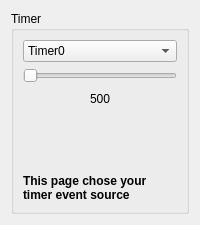
          <widget class="QWidget" name="System_Timer">
           <layout class="QVBoxLayout" name="verticalLayout_5">
            <item>
             <widget class="QGroupBox" name="Timer">
              <property name="title">
               <string>Timer</string>
              </property>
              <property name="flat">
               <bool>true</bool>
              </property>
              <layout class="QVBoxLayout" name="verticalLayout_10">
               <item>
                <widget class="QComboBox" name="Timer_Source_Para0_Num">
                 <item>
                  <property name="text">
                   <string>Timer0</string>
                  </property>
                  <property name="icon">
                   <iconset>
                    <normaloff>:/Menu/rc/Menu/alarm.png</normaloff>:/Menu/rc/Menu/alarm.png</iconset>
                  </property>
                 </item>
                </widget>
               </item>
               <item>
                <widget class="QSlider" name="Timer_TriggerTime_Para1_Num">
                 <property name="minimum">
                  <number>500</number>
                 </property>
                 <property name="maximum">
                  <number>60000</number>
                 </property>
                 <property name="singleStep">
                  <number>10</number>
                 </property>
                 <property name="orientation">
                  <enum>Qt::Horizontal</enum>
                 </property>
                 <property name="invertedAppearance">
                  <bool>false</bool>
                 </property>
                 <property name="invertedControls">
                  <bool>true</bool>
                 </property>
                </widget>
               </item>
               <item>
                <layout class="QHBoxLayout" name="horizontalLayout_10">
                 <item>
                  <spacer name="horizontalSpacer">
                   <property name="orientation">
                    <enum>Qt::Horizontal</enum>
                   </property>
                   <property name="sizeHint" stdset="0">
                    <size>
                     <width>61</width>
                     <height>20</height>
                    </size>
                   </property>
                  </spacer>
                 </item>
                 <item>
                  <widget class="QLabel" name="TimerVauleLabel">
                   <property name="text">
                    <string>500</string>
                   </property>
                  </widget>
                 </item>
                 <item>
                  <spacer name="horizontalSpacer_2">
                   <property name="orientation">
                    <enum>Qt::Horizontal</enum>
                   </property>
                   <property name="sizeHint" stdset="0">
                    <size>
                     <width>61</width>
                     <height>20</height>
                    </size>
                   </property>
                  </spacer>
                 </item>
                </layout>
               </item>
               <item>
                <spacer name="verticalSpacer">
                 <property name="orientation">
                  <enum>Qt::Vertical</enum>
                 </property>
                 <property name="sizeHint" stdset="0">
                  <size>
                   <width>20</width>
                   <height>59</height>
                  </size>
                 </property>
                </spacer>
               </item>
               <item>
                <widget class="QLabel" name="label_3">
                 <property name="font">
                  <font>
                   <weight>75</weight>
                   <italic>false</italic>
                   <bold>true</bold>
                   <underline>false</underline>
                   <strikeout>false</strikeout>
                  </font>
                 </property>
                 <property name="text">
                  <string>This page chose your timer event source</string>
                 </property>
                 <property name="wordWrap">
                  <bool>true</bool>
                 </property>
                 <property name="margin">
                  <number>0</number>
                 </property>
                 <property name="indent">
                  <number>-1</number>
                 </property>
                </widget>
               </item>
              </layout>
             </widget>
            </item>
           </layout>
          </widget>
